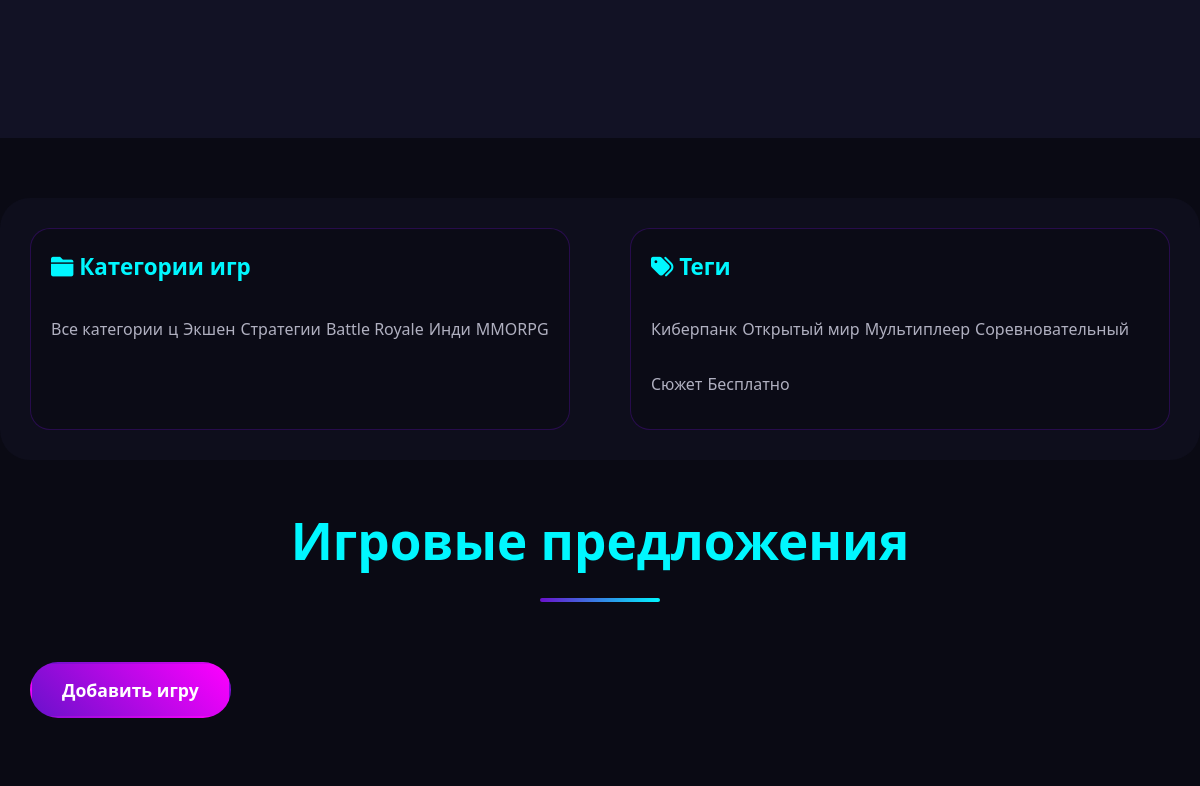
The app's page / (middle part), older data.
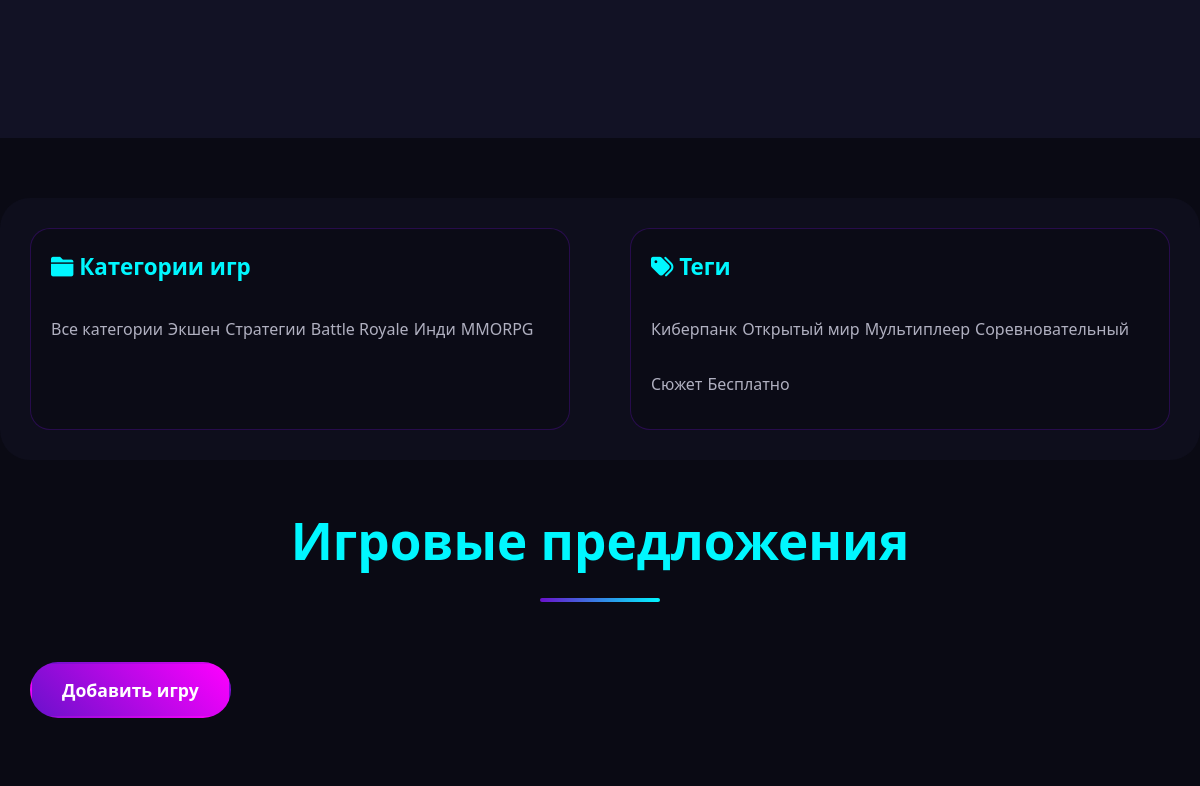
The same page, newer data.
### arcada/models.py (models this page shows, shortened)
class Category(models.Model):
    name = models.CharField(max_length=100, db_index=True, verbose_name="Название")
    slug = models.SlugField(max_length=255, unique=True, db_index=True, verbose_name="URL")
    def get_absolute_url(self):
        return reverse('category', kwargs={'cat_slug': self.slug})

class TagPost(models.Model):
    tag = models.CharField(max_length=100, db_index=True, verbose_name="Тег")
    slug = models.SlugField(max_length=255, unique=True, db_index=True, verbose_name="URL")
    def get_absolute_url(self):
        return reverse('tag', kwargs={'tag_slug': self.slug})

### arcada/views.py (the view)
# urls.py: path('', views.index, name='home'),
def index(request):
    articles = GameArticle.published.all()
    print(articles)
    print("Hello")
    data = {
        'title': 'Главная страница',
        'menu': menu,
        'articles': articles,
    }
    return render(request, 'arcada/index.html', context=data)

### arcada/models.py (called while the page is built)
    def get_queryset(self):
        return super().get_queryset().filter(status=GameArticle.Status.PUBLISHED)

    def __str__(self):
        return self.title

    def get_absolute_url(self):
        return reverse('article_detail', kwargs={'article_slug': self.slug})

### arcada/templatetags/arcada_tags.py (called while the page is built)
@register.inclusion_tag('arcada/list_categories.html')
def show_categories(cat_selected_id=0):
    cats = Category.objects.all()
    return {'cats': cats, 'cat_selected': cat_selected_id}

@register.inclusion_tag('arcada/list_tags.html')
def show_all_tags():
    return {'tags': TagPost.objects.all()}

### arcada/templates/arcada/index.html (shortened to what this page needs)
{% extends 'arcada/base.html' %}
{% load static %}
{% load arcada_tags %}
{% block content %}
<section id="trust" class="figma-block">
  <div class="figma-container">
  </div>
</section>
<section class="categories-tags-section">
  <div class="figma-container">
    <div class="categories-tags-wrapper">
      <div class="categories-box">
        <h3><i class="fas fa-folder"></i> Категории игр</h3>
        <ul>
          {% if cat_selected == 0 %}
          <li class="selected">Все категории</li>
          {% else %}
          <li><a href="{% url 'home' %}">Все категории</a></li>
          {% endif %} {% show_categories cat_selected %}
        </ul>
      </div>
      <div class="tags-box">
        <h3><i class="fas fa-tags"></i> Теги</h3>
        {% show_all_tags %}
      </div>
    </div>
  </div>
</section>
<section class="articles-section">
  <div class="figma-container">
    <h2 class="section-title">Игровые предложения</h2>
    <a href="{% url 'add_game' %}" class="add-game-btn">Добавить игру</a>
  </div>
</section>
{% endblock %}

### arcada/templates/arcada/list_categories.html
{% for cat in cats %} {% if cat.id == cat_selected %}
<li class="selected">{{ cat.name }}</li>
{% else %}
<li><a href="{{ cat.get_absolute_url }}">{{ cat.name }}</a></li>
{% endif %} {% endfor %}

### arcada/templates/arcada/list_tags.html
{% if tags %}
<ul>
  {% for t in tags %}
  <li><a href="{{ t.get_absolute_url }}">{{ t.tag }}</a></li>
  {% endfor %}
</ul>
{% endif %}

Row changes from the older to the newer data that the page shows:
removed Category: name "ц"
